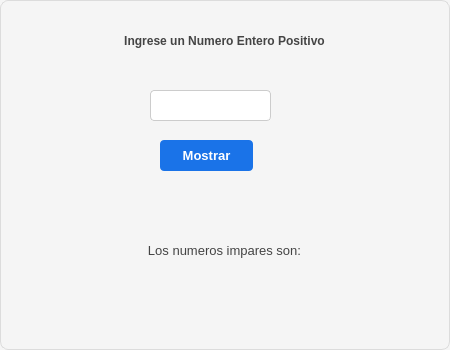
<?xml version="1.0" encoding="UTF-8"?>
<ui version="4.0">
 <class>Dialog</class>
 <widget class="QDialog" name="Dialog">
  <property name="geometry">
   <rect>
    <x>0</x>
    <y>0</y>
    <width>450</width>
    <height>350</height>
   </rect>
  </property>
  <property name="font">
   <font>
    <pointsize>10</pointsize>
   </font>
  </property>
  <property name="windowTitle">
   <string>Numeros impares</string>
  </property>
  <property name="styleSheet">
   <string notr="true">/* Estilo general del diálogo */
QDialog {
    background-color: #f5f5f5;   /* Fondo claro */
    border: 1px solid #dcdcdc;   /* Borde sutil */
    border-radius: 8px;          /* Esquinas suaves */
    color: #333333;              /* Texto neutro */
}

/* Etiquetas */
QLabel {
    color: #444444;              /* Gris oscuro para contraste */
    padding: 4px;
}

/* Campos de texto */
QLineEdit {
    background-color: #ffffff;   /* Fondo blanco */
    border: 1px solid #cccccc;   /* Borde suave */
    border-radius: 4px;
    padding: 6px;
    selection-background-color: #87cefa; /* Azul claro al seleccionar */
    selection-color: #000000;
}

QLineEdit:focus {
    border: 1px solid #1a73e8;   /* Azul corporativo al enfocar */
    background-color: #fafafa;
}

/* Botones */
QPushButton {
    background-color: #1a73e8;   /* Azul profesional */
    color: #ffffff;
    border: none;
    border-radius: 4px;
    padding: 8px 14px;
    font-weight: bold;
}

QPushButton:hover {
    background-color: #1669c1;   /* Azul más intenso al pasar el cursor */
}

QPushButton:pressed {
    background-color: #0d47a1;   /* Azul profundo al presionar */
}

QPushButton:disabled {
    background-color: #e0e0e0;   /* Gris claro para deshabilitado */
    color: #888888;
}
</string>
  </property>
  <widget class="QLabel" name="label">
   <property name="geometry">
    <rect>
     <x>14</x>
     <y>15</y>
     <width>421</width>
     <height>51</height>
    </rect>
   </property>
   <property name="font">
    <font>
     <weight>75</weight>
     <bold>true</bold>
    </font>
   </property>
   <property name="text">
    <string>Ingrese un Numero Entero Positivo</string>
   </property>
   <property name="alignment">
    <set>Qt::AlignCenter</set>
   </property>
  </widget>
  <widget class="QLineEdit" name="ent_num">
   <property name="geometry">
    <rect>
     <x>150</x>
     <y>90</y>
     <width>121</width>
     <height>31</height>
    </rect>
   </property>
  </widget>
  <widget class="QPushButton" name="btn_mostrar">
   <property name="geometry">
    <rect>
     <x>160</x>
     <y>140</y>
     <width>93</width>
     <height>31</height>
    </rect>
   </property>
   <property name="text">
    <string>Mostrar</string>
   </property>
  </widget>
  <widget class="QLabel" name="lbl_resultado">
   <property name="geometry">
    <rect>
     <x>4</x>
     <y>225</y>
     <width>441</width>
     <height>51</height>
    </rect>
   </property>
   <property name="text">
    <string>Los numeros impares son:</string>
   </property>
   <property name="alignment">
    <set>Qt::AlignCenter</set>
   </property>
  </widget>
 </widget>
 <resources/>
 <connections/>
</ui>
